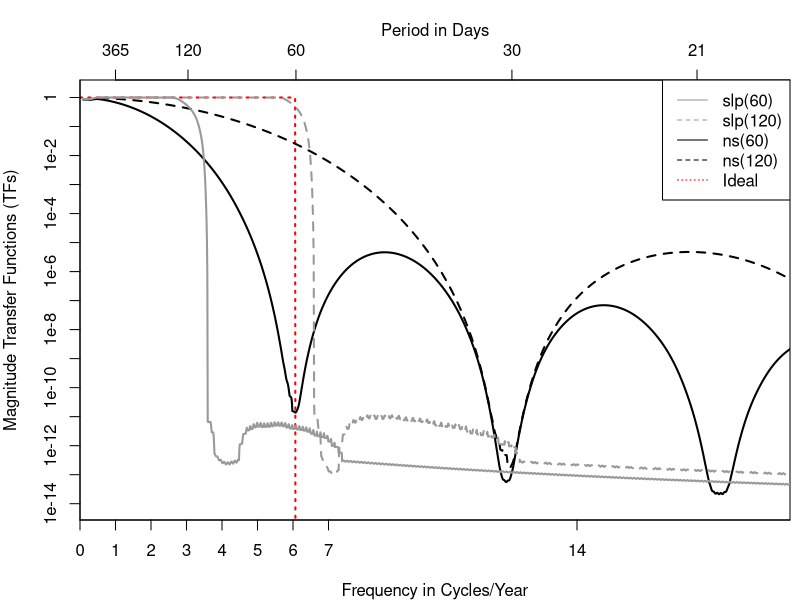

R code for this plot:
#
#  Generate Figure 5
#
library("multitaper")
library("splines")
library("MASS")

N <- 3650 # 10 years of data, approximately
time <- 1:N
Nknot <- 60
fftn <- 16384
ns60  <- ns(time, df = Nknot) # 6 knots per year
ns120 <- ns(time, df = Nknot * 2)

specNS60  <- matrix(data = 0, nrow = fftn + 1, ncol = Nknot)
specNS120 <- matrix(data = 0, nrow = fftn + 1, ncol = Nknot * 2)

for(j in 1:Nknot) {
  specNS60[, j]  <- spec.mtm( ns60[, j], deltat = 86400, nFFT = 2 * fftn, plot=FALSE)$spec }
for(j in 1:(Nknot * 2)) {
  specNS120[, j] <- spec.mtm(ns120[, j], deltat = 86400, nFFT = 2 * fftn, plot = FALSE)$spec }

freqs <- seq(0, 0.5, 1/2/fftn)
cutoff <- min(which(freqs > 6/365))+5          # about 6 cycles/year
theory <- rep(1, cutoff)
theory <- c(theory, rep(1e-21, length(freqs)-length(theory)))
freqs <- freqs * 365    # changes freqs from cycles/day to cycles/year

# ** only using vectors 1-58, because 59 and 60 have _very_ poor spectral properties
#    and make the result look even worse than actual performance

# projection matrix has eigenvalues 1 and 0; the eigenvalue of H^T*H gives the magnitude correction factor
etfNS60  <- eigen(t(ns60[, 1:58]) %*% ns60[, 1:58])$value[1]  
etfNS120 <- eigen(t(ns120[, 1:118]) %*% ns120[, 1:118])$value[1]  

# magnitude transfer function: sum of the individual projection vectors, normalized by etf
tfNS60  <- rowSums(specNS60[, 1:58]) / (etfNS60 * 86400)
tfNS120 <- rowSums(specNS120[, 1:118]) / (etfNS120 * 86400)

#
#  Add Slepians the same way
#
slp1 <- multitaper::dpss(n = N, k = Nknot, nw = (Nknot+2)/2)$v # 60 basis vectors, same as option 1 previously, W \approx 120 days
slp2 <- multitaper::dpss(n = N, k = Nknot * 2, nw = ((Nknot * 2 + 2) / 2))$v   # 120 basis vectors, W \approx 60 days

specS1 <- matrix(data=0, nrow=fftn + 1, ncol=Nknot)
specS2 <- matrix(data=0, nrow=fftn + 1, ncol=Nknot * 2)

for(j in 1:Nknot) {
  specS1[, j] <- spec.mtm(slp1[, j], deltat = 86400, nFFT = 2 * fftn, plot = FALSE)$spec }
for(j in 1:(Nknot * 2)) {
  specS2[, j] <- spec.mtm(slp2[, j], deltat = 86400, nFFT = 2 * fftn, plot = FALSE)$spec }

# magnitude transfer function: sum of the individual projection vectors, no normalization -- eigenvalues = 1
tfSLP60  <- rowSums(specS1[, 1:60]) / 86400
tfSLP120 <- rowSums(specS2[, 1:120]) / 86400 

################################################################################
#
#  10 point moving average for each, cleans up plots for comparison
#
moveAvg <- function(x, n = 20) { filter(x, rep(1/n, n), sides=2)}

tfNS60   <- moveAvg(tfNS60)
tfNS120  <- moveAvg(tfNS120)
tfSLP60  <- moveAvg(tfSLP60)
tfSLP120 <- moveAvg(tfSLP120) 

PerLab <- c(0,1,2,3,4,5,6,7,14,21,30,60,120, 365)
atPerLab <- 365/(PerLab)   # already scaled the freq array to be in cycles/year, not cycles/day
yAxisP <- 10^(seq(-15,1,1))
yAxisL <- c("1e-15", "1e-14", "1e-13", "1e-12","1e-11","1e-10","1e-9","1e-8","1e-7","1e-6",
            "1e-5","1e-4","1e-3","1e-2", "1e-1","1", "1e1")
#
#  Generate Figure 5 for paper
#
# pdf(file="figures/compareTransferFunctAll.pdf", width=6, height=5)
postscript(file="figures/fig5-compareTransferFunctAll.eps", width=6, height=5,
           horizontal = FALSE, paper = 'special')
par(mar=c(4,4,4,0.5))
plot(freqs, theory, type="l", col="red", lwd=2, lty = 3, log="y", xlim=c(0,20),
     ylim=c(1e-14,1.1e0), xlab="Frequency in Cycles/Year", ylab="Magnitude Transfer Functions (TFs)",
     xaxt = 'n', yaxt = 'n', xaxs = "i")
lines(freqs, tfNS60,   type = "l", col = "black",  lwd = 2)
lines(freqs, tfNS120,  type = "l", col = "black",  lwd = 2, lty = 2)
lines(freqs, tfSLP60,  type = "l", col = "grey60", lwd = 2)
lines(freqs, tfSLP120, type = "l", col = "grey60", lwd = 2, lty = 2)

axis(side = 3, line = 0, at = atPerLab, labels = PerLab)
axis(side = 2, line = 0, at = yAxisP, labels = yAxisL)
axis(side = 1, line = 0, at = PerLab, labels = PerLab)
mtext("Period in Days", side = 3, line = 2)

legend(x = "topright", lty = c(1,2,1,2, 3), col = c("grey60", "grey60", "black", "black", "red"),
       legend = c("slp(60)", "slp(120)", "ns(60)", "ns(120)", "Ideal"))
dev.off()
